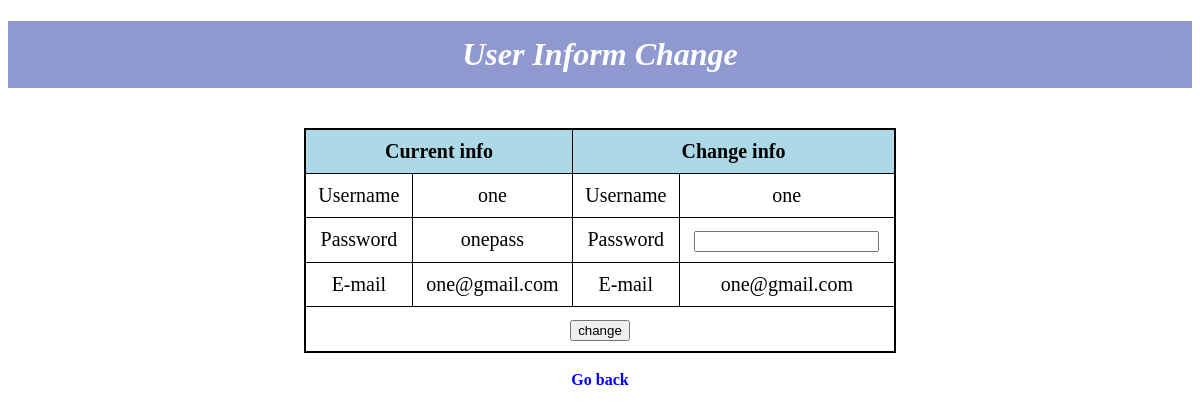
The page /admin_change.php?id=1 (signed in) on the database its author committed.
### tables this page shows
CREATE TABLE `users` (
  `id` int(11) NOT NULL,
  `name` varchar(40) NOT NULL,
  `pass` varchar(40) NOT NULL,
  `email` varchar(50) DEFAULT NULL
);

### admin_change.php (the view, shortened to what this page needs)
<!DOCTYPE html>
<?php
$conn=mysqli_connect("localhost","root","","users_db") or die(mysqli_connect_error());
if(isset($_GET['id'])){
	$id=$_GET['id'];
	$query="SELECT *FROM users WHERE id='$id'";
	$userDB=mysqli_fetch_assoc(mysqli_query($conn,$query));
	$name=$userDB['name'];
	$pass=$userDB['pass'];
	$email=$userDB['email'];
}
?>
<html>
<head>
    <link href="site_style.css" type="text/css" rel="stylesheet">
</head>
<body>
	<h1 class="title">User Inform Change</h1><br>
    <form action="admin_change.php?id=<?=$id?>>" method="post">
	<table align="center">
        <tr> <th colspan="2">Current info</th>
             <th colspan="2">Change info </th></tr>
        <tr> <td>Username</td>
             <td><?=$name?></td>
             <td>Username</td>
             <td><?=$name?></td></tr>
        <tr> <td>Password</td>
             <td><?=$pass?></td>
             <td>Password</td>
             <td><input type="password" name="change_pass"></td></tr>
        <tr> <td>E-mail</td>
             <td><?=$email?></td>
             <td>E-mail</td>
             <td><?=$email?></td> </tr>
        <tr> <td colspan="4"><input type="submit" name="submit" value="change"></td> </tr>
    </table>
	</form><br>
<b> <a href="admin_users.php"> Go back </a> </b>
</body>
</html>

### site_style.css (style rules this page uses)
a { text-decoration: none; color: blue; }
body { text-align: center; }
table { border-collapse: collapse; width: 50%; border: 2px solid black; font-size: 20px }
tr,th,td { border: 1px solid black; padding: 10px; }
th { background: lightblue; }
h1.title { background: rgb(143,153,207); color: white; padding: 15px; font-style: italic; }

### rows shown on the page
users: name "one", pass "onepass", email "one@gmail.com"
